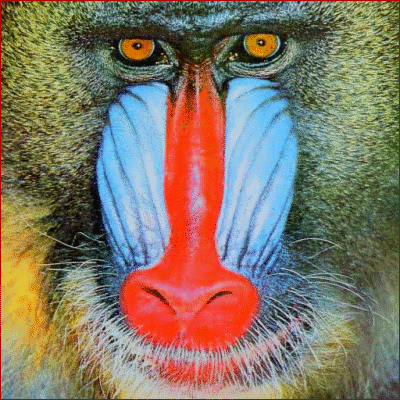
#> input picture baboon.png, 400 x 400 px, given in place of cat.png, which was not available
$ python chaos.py   (older library calls are emulated)
#> lines starting #> are read from the running program, lines starting #| are printed output that depends on the picture; pictures that were not available may be replaced by others from this repository, and a replacement may not be noted
### img_sim.py
import cv2
import numpy as np
from skimage import data, img_as_float
from skimage.measure import compare_ssim as ssim

# Calculation of structural similarity index
# Needs automation for acquiring results for analysis
def similarity_index(image1, image2):
#> called with image1 = 'testimg/cat.png', image2 = 'testimg/cat_enc.png'
    im1 = cv2.imread(image1, 0)
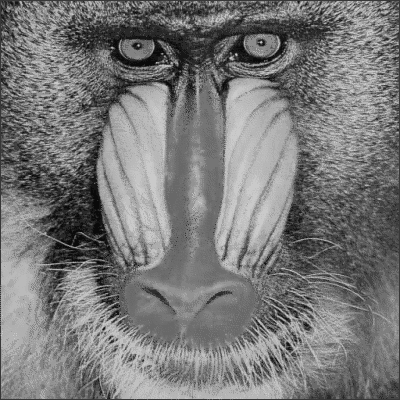
#> im1: shape (400, 400); min 10, max 202, mean 121
    im2 = cv2.imread(image2, 0)
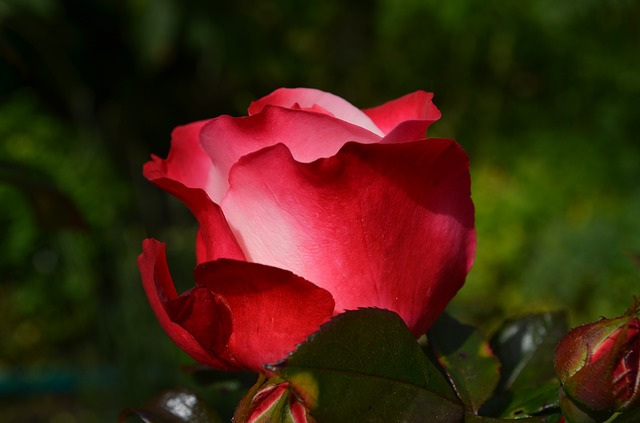
#> input picture rose.jpg, 640 x 423 px, given in place of cat_enc.png, which was not available
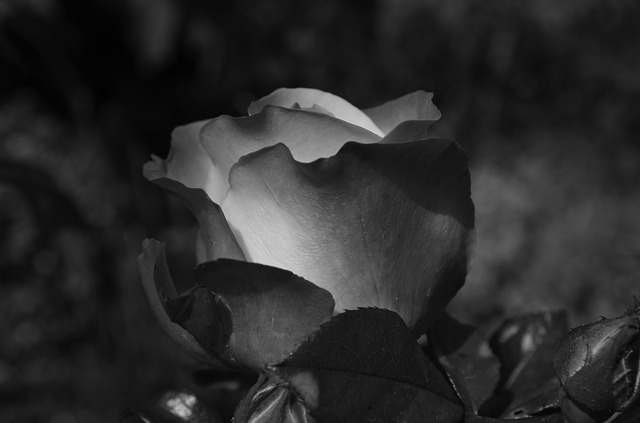
#> im2: shape (423, 640); min 0, max 214, mean 42.6
    f1 = np.fft.fft2(im1)
    f2 = np.fft.fft2(im2)
    # print(f2)
    # print(f1)
#> (the run stopped early here; a loop or call above may not have finished)
